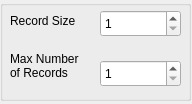
<?xml version="1.0" encoding="UTF-8"?>
<ui version="4.0">
 <class>LCRecordWidget</class>
 <widget class="QWidget" name="LCRecordWidget">
  <property name="geometry">
   <rect>
    <x>0</x>
    <y>0</y>
    <width>192</width>
    <height>104</height>
   </rect>
  </property>
  <property name="windowTitle">
   <string>Form</string>
  </property>
  <widget class="QGroupBox" name="LCRecordBox">
   <property name="enabled">
    <bool>true</bool>
   </property>
   <property name="geometry">
    <rect>
     <x>0</x>
     <y>0</y>
     <width>191</width>
     <height>101</height>
    </rect>
   </property>
   <property name="title">
    <string/>
   </property>
   <widget class="QSpinBox" name="RecSize">
    <property name="geometry">
     <rect>
      <x>100</x>
      <y>10</y>
      <width>81</width>
      <height>27</height>
     </rect>
    </property>
    <property name="wrapping">
     <bool>false</bool>
    </property>
    <property name="minimum">
     <number>1</number>
    </property>
   </widget>
   <widget class="QSpinBox" name="RecMaxNbr">
    <property name="geometry">
     <rect>
      <x>100</x>
      <y>60</y>
      <width>81</width>
      <height>27</height>
     </rect>
    </property>
    <property name="minimum">
     <number>1</number>
    </property>
   </widget>
   <widget class="QLabel" name="label_9">
    <property name="geometry">
     <rect>
      <x>10</x>
      <y>10</y>
      <width>81</width>
      <height>21</height>
     </rect>
    </property>
    <property name="text">
     <string>Record Size</string>
    </property>
   </widget>
   <widget class="QLabel" name="label_10">
    <property name="geometry">
     <rect>
      <x>10</x>
      <y>40</y>
      <width>81</width>
      <height>51</height>
     </rect>
    </property>
    <property name="text">
     <string>Max Number of Records</string>
    </property>
    <property name="wordWrap">
     <bool>true</bool>
    </property>
   </widget>
  </widget>
 </widget>
 <resources/>
 <connections/>
</ui>
